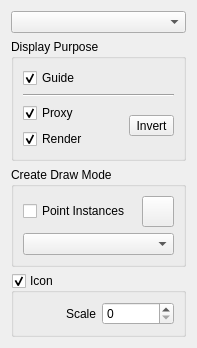
<?xml version="1.0" encoding="UTF-8"?>
<ui version="4.0">
 <class>UsdStageViewportDisplayRollup</class>
 <widget class="QWidget" name="UsdStageViewportDisplayRollup">
  <property name="geometry">
   <rect>
    <x>0</x>
    <y>0</y>
    <width>195</width>
    <height>208</height>
   </rect>
  </property>
  <property name="windowTitle">
   <string>Form</string>
  </property>
  <layout class="QVBoxLayout" name="verticalLayout">
   <item>
    <layout class="QHBoxLayout" name="horizontalLayout" stretch="0">
     <property name="sizeConstraint">
      <enum>QLayout::SetMaximumSize</enum>
     </property>
     <item>
      <widget class="QComboBox" name="DisplayMode"/>
     </item>
    </layout>
   </item>
   <item>
    <widget class="QGroupBox" name="DisplayGroupBox">
     <property name="title">
      <string>Display Purpose</string>
     </property>
     <property name="flat">
      <bool>true</bool>
     </property>
     <layout class="QGridLayout" name="gridLayout_4">
      <item row="1" column="0">
       <widget class="Line" name="line">
        <property name="orientation">
         <enum>Qt::Horizontal</enum>
        </property>
       </widget>
      </item>
      <item row="0" column="0">
       <widget class="QCheckBox" name="DisplayGuide">
        <property name="layoutDirection">
         <enum>Qt::LeftToRight</enum>
        </property>
        <property name="text">
         <string>Guide</string>
        </property>
        <property name="checked">
         <bool>true</bool>
        </property>
       </widget>
      </item>
      <item row="2" column="0">
       <layout class="QGridLayout" name="gridLayout_2">
        <item row="1" column="0">
         <widget class="QCheckBox" name="DisplayRender">
          <property name="layoutDirection">
           <enum>Qt::LeftToRight</enum>
          </property>
          <property name="text">
           <string>Render</string>
          </property>
          <property name="checked">
           <bool>true</bool>
          </property>
         </widget>
        </item>
        <item row="0" column="0">
         <widget class="QCheckBox" name="DisplayProxy">
          <property name="layoutDirection">
           <enum>Qt::LeftToRight</enum>
          </property>
          <property name="text">
           <string>Proxy</string>
          </property>
          <property name="checked">
           <bool>true</bool>
          </property>
         </widget>
        </item>
        <item row="0" column="1" rowspan="2">
         <widget class="QToolButton" name="InvertProxyRenderButton">
          <property name="toolTip">
           <string>Click to invert selection states of Proxy and Render. Use this to quickly toggle between Proxy and Render purposes or to turn both on and off.</string>
          </property>
          <property name="text">
           <string>Invert</string>
          </property>
          <property name="checkable">
           <bool>false</bool>
          </property>
         </widget>
        </item>
       </layout>
      </item>
     </layout>
    </widget>
   </item>
   <item>
    <widget class="QGroupBox" name="groupBox">
     <property name="title">
      <string>Create Draw Mode</string>
     </property>
     <property name="flat">
      <bool>true</bool>
     </property>
     <layout class="QGridLayout" name="gridLayout_3">
      <item row="0" column="0">
       <widget class="QCheckBox" name="GeneratePointInstancesDrawModes">
        <property name="toolTip">
         <string>Enable to create a draw mode for point instances in the session layer.</string>
        </property>
        <property name="text">
         <string>Point Instances</string>
        </property>
       </widget>
      </item>
      <item row="1" column="0" colspan="3">
       <widget class="QComboBox" name="PointInstancesDrawMode">
        <property name="sizePolicy">
         <sizepolicy hsizetype="MinimumExpanding" vsizetype="Fixed">
          <horstretch>0</horstretch>
          <verstretch>0</verstretch>
         </sizepolicy>
        </property>
        <property name="toolTip">
         <string>Select a draw mode representation.</string>
        </property>
       </widget>
      </item>
      <item row="0" column="2">
       <widget class="QToolButton" name="PointInstancesDrawModesRebuildButton">
        <property name="sizePolicy">
         <sizepolicy hsizetype="Minimum" vsizetype="Minimum">
          <horstretch>0</horstretch>
          <verstretch>0</verstretch>
         </sizepolicy>
        </property>
        <property name="toolTip">
         <string>Refresh to create a draw mode for newly added point instances.</string>
        </property>
        <property name="text">
         <string/>
        </property>
        <property name="iconSize">
         <size>
          <width>24</width>
          <height>24</height>
         </size>
        </property>
       </widget>
      </item>
      <item row="0" column="1">
       <spacer name="horizontalSpacer">
        <property name="orientation">
         <enum>Qt::Horizontal</enum>
        </property>
        <property name="sizeHint" stdset="0">
         <size>
          <width>40</width>
          <height>20</height>
         </size>
        </property>
       </spacer>
      </item>
     </layout>
    </widget>
   </item>
   <item>
    <widget class="QGroupBox" name="ShowIcon">
     <property name="title">
      <string>Icon</string>
     </property>
     <property name="flat">
      <bool>true</bool>
     </property>
     <property name="checkable">
      <bool>true</bool>
     </property>
     <layout class="QGridLayout" name="gridLayout">
      <item row="0" column="0" alignment="Qt::AlignRight">
       <widget class="QLabel" name="IconScaleLabel">
        <property name="layoutDirection">
         <enum>Qt::LeftToRight</enum>
        </property>
        <property name="text">
         <string>Scale</string>
        </property>
       </widget>
      </item>
      <item row="0" column="1">
       <widget class="MaxSDK::QmaxDoubleSpinBox" name="IconScale"/>
      </item>
     </layout>
    </widget>
   </item>
  </layout>
 </widget>
 <customwidgets>
  <customwidget>
   <class>MaxSDK::QmaxDoubleSpinBox</class>
   <extends>QSpinBox</extends>
   <header location="global">Qt/QmaxSpinBox.h</header>
  </customwidget>
 </customwidgets>
 <resources/>
 <connections/>
</ui>
